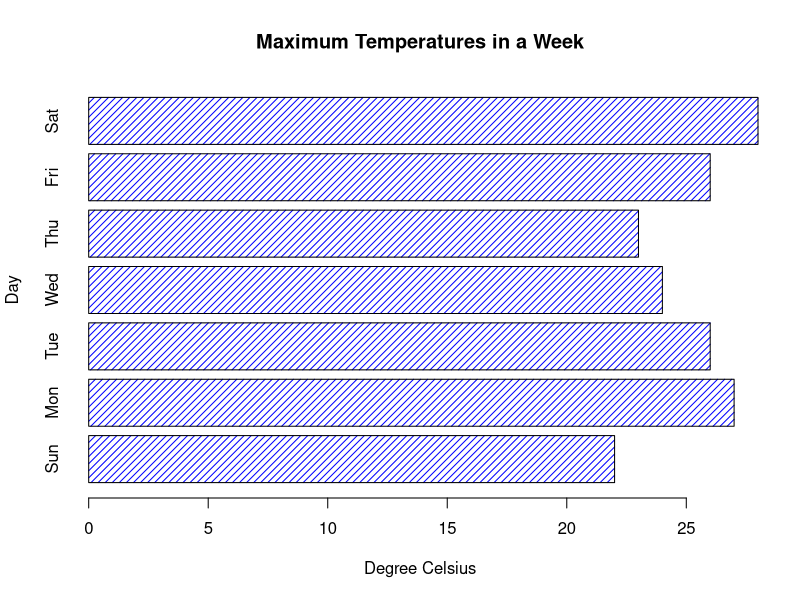
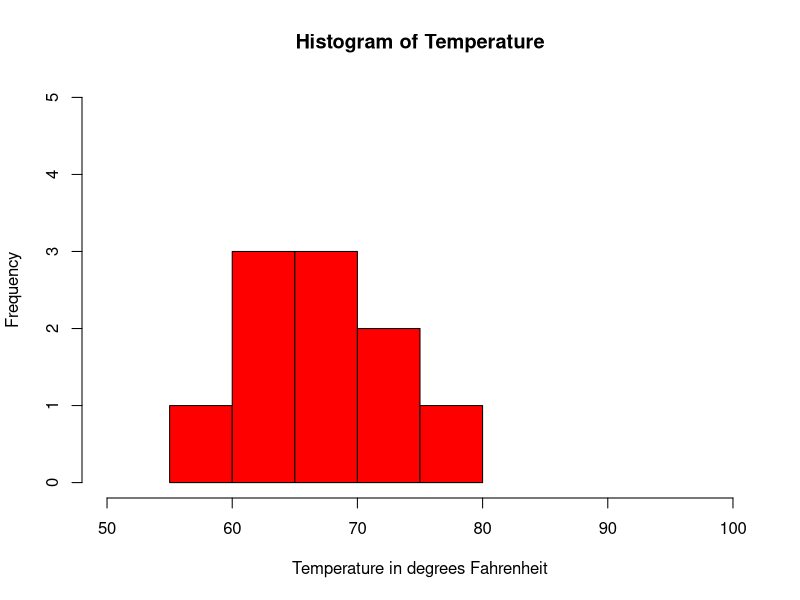
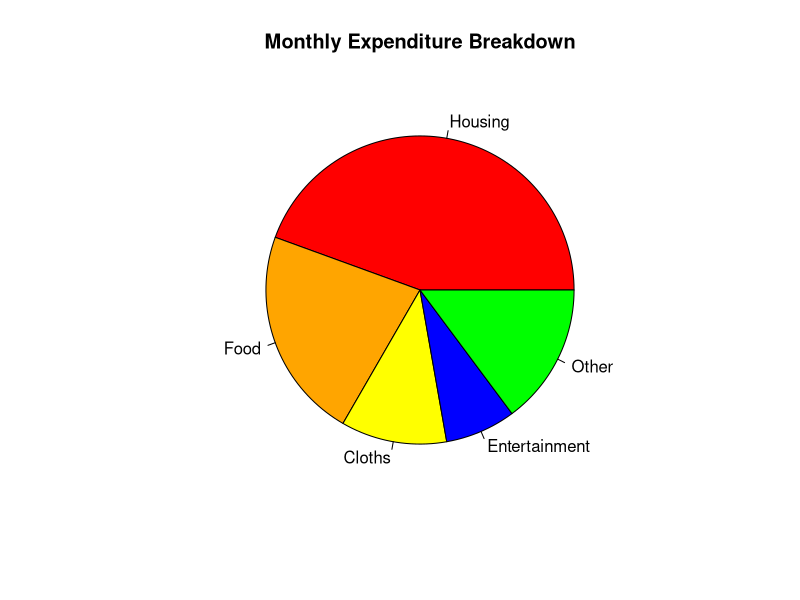
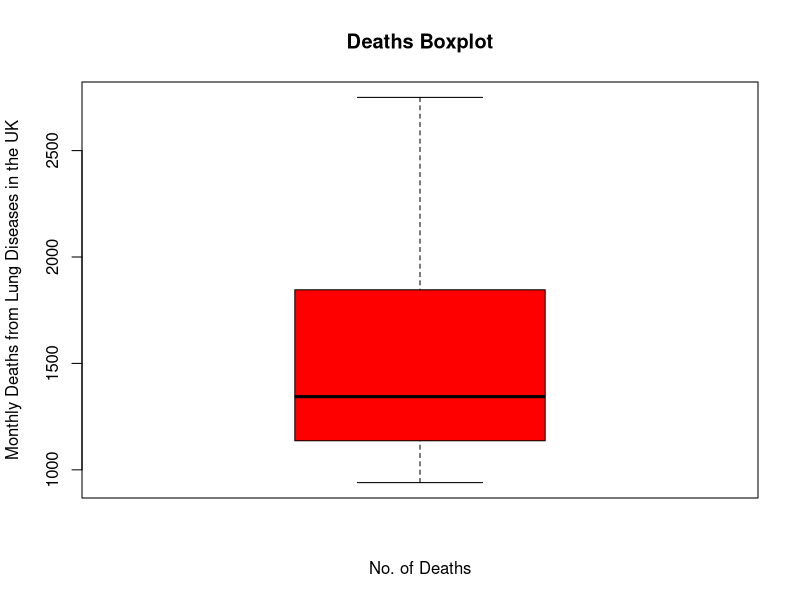
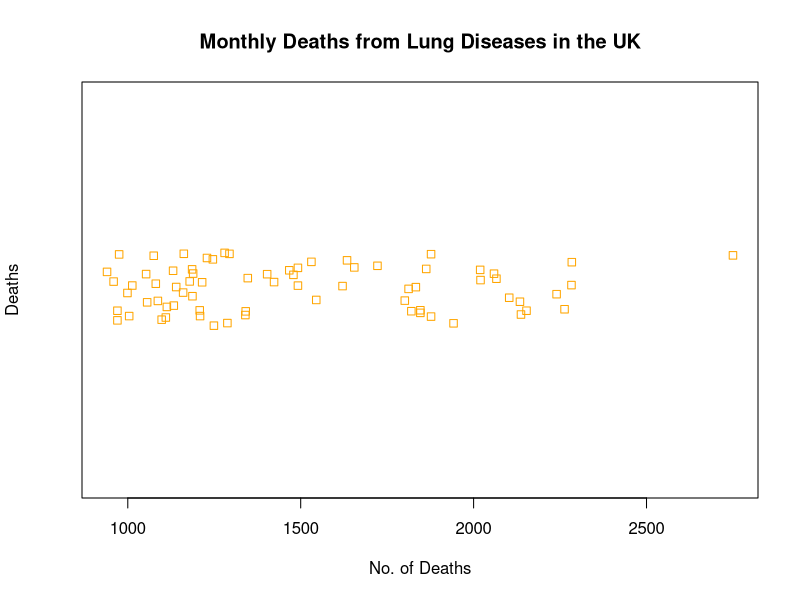
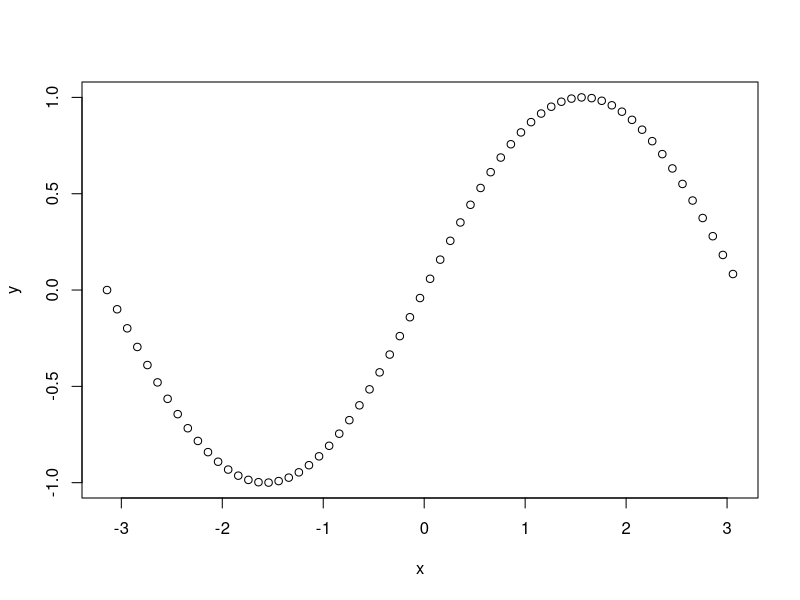

Reproduce these figures in R, in order.
# Résumé des 5 dernières pages.

### Page 2 : R flow Control

## R Booleans (Comparison and Logical Operators)

#Les valeurs booléennes telles que connues sont TRUE (T) et FALSE (F). Tout objet déclaré prenant l'une de ses valeurs appartient à la classe "logical"
# Les opérateurs utilisés pour faire des tests logiques sont == , = , != , < , > , & ,|,! .
# Le test de plusieurs conditions avec & renvoie TRUE si et seulement toutes les conditions sont vraies.
w <- 54
x <- 12
y <- 25
z <- 1
print(w>x & x>y & z>w)

#Celui avec | renvoie TRUE si au moins une condition est vraie.
w <- 54
x <- 12
y <- 25
z <- 1
print(w>x | x>y | z>w)

# L'opérateur ! peut être avec d'autres fonctions intégrées.
x <- 5
print(is.numeric(x) & (x>5 | x==5))


## R if...else
# 
age <- 15
if (age > 18) {
  print("You are eligible to vote.")
} else {
  print("You cannot vote.")
}


## R ifelse() Function
marks <- c(63, 58, 12, 99, 49, 39, 41, 2)
ifelse(marks < 40, "FAIL", "PASS")


## R while Loop
number = 1
sum = 0
while(number <= 10) {
  sum = sum + number
  number = number + 1
}
print(sum)


## R for Loop
numbers = c(2, 3, 12, 14, 5, 19, 23, 64)
for (i in numbers) {
  if( i == 5) {
    break
  }
  print(i)
}


## R break and next
# Break pour arrêter une itération et Next pour continuer


## R repeat Loop
# On utilise l'instruction repeat pour répéter une instuction. Cependant il faut mettre une condition de sortie pour éviter de générer des boucles infinies.
x = 1
repeat {
  print(x)
  if (x > 4) {
    break
  } 
  x = x + 1
}


## R Functions
power <- function(a,b) {
  print(paste("a raised to the power b is: ", a^b))
}
power(3,2)



### Page 3 : R Data Structure

## R Strings
# Dans R les strings sont délimitées par "..." ou '...' . Pour la longueur d'une chaîne de caractère, on peut utiliser la ffonction nchar
# On peut aussi transformer les caractères en majuscules ou en minuscules.

message <- "R Programming"
message_upper <- toupper(message)
cat("Uppercase:", message_upper)

message_lower <- tolower(message)
cat("Lowercase:", message_lower)


## R Vectors
dailyActivities <- c("Eat","Repeat")
cat("Initial Vector:", dailyActivities)
dailyActivities[2] <- "Sleep"
#Ici on a remplacé le deuxième élément du vecteur dailyActivities par "Sleep"

cat("Updated Vector:", dailyActivities)

 
## R Matrix
matrix1 <- matrix(c(1, 2, 3, 4, 5, 6), nrow = 2, ncol = 3, byrow = FALSE)
print(matrix1)
# Pour créer une matrice, on utilise la fonction matrix. Pour concatener deux matrices on utilise les fonctions cbind et rbind.



## R List
list1 <- list(24, "Sabby", 5.4, "Nepal")
# Pour ajouter un élément à une liste, on utilise la fonction append; pour retirer un élément, on fait une indexation négative
append(list1, 3.14)
print(list1[-4])

#Pour savoir si un élément appartient à une liste, on utilise l'opérateur %in% .

## R Array
array1 <- array(c(1:12), dim = c(2,3,2))
print(array1)
# Nous disposons ici deux deux matrices de deux lignes et trois colonnes chacune


## R Data Frame
dataframe1 <- data.frame (
  Name = c("Juan", "Alcaraz", "Simantha"),
  Age = c(22, 15, 19),
  Vote = c(TRUE, FALSE, TRUE)
)
print(dataframe1)

#Pour combiner deux dataframes, on utilise les fonctions rbind (verticalement) et cbind (horizontalement) .


## R Factors
# Un facteur est un vecteur qui contient des valeurs prédéfinies (qui peuvent se répéter).
students_gender <- factor(c("male", "female", "male", "transgender", "female"))
print(students_gender)

### R  Data Visualization

## R Bar Plot
temperatures <- c(22, 27, 26, 24, 23, 26, 28)
result <- barplot(temperatures, 
main = "Maximum Temperatures in a Week", 
xlab = "Degree Celsius",
ylab = "Day",
names.arg = c("Sun", "Mon", "Tue", "Wed", "Thu", "Fri", "Sat"),
col = " blue ",
density = 20,
horiz = TRUE
)
print(result)


## R Histogram
temperatures <- c(67 ,72 ,74 ,62 ,76 ,66 ,65 ,59 ,61 ,69 )
result <- hist(temperatures,
main = "Histogram of Temperature",
xlab = "Temperature in degrees Fahrenheit",
col = " red ",
xlim = c(50,100),
ylim = c(0, 5))
print(result)


## R Pie Chart
expenditure <- c(600, 300, 150, 100, 200)
result <- pie(expenditure,
main = "Monthly Expenditure Breakdown",
labels = c("Housing", "Food", "Cloths", "Entertainment", "Other"),
col = c(" red", " orange", " yellow", " blue", " green")
)
print(result)


## R Boxplot
head(mdeaths)
boxplot(mdeaths,
main="Deaths Boxplot",
ylab="Monthly Deaths from Lung Diseases in the UK",
xlab="No. of Deaths",
col="red ")


## R Strip Chart
stripchart(mdeaths,
main="Monthly Deaths from Lung Diseases in the UK",
xlab="No. of Deaths",
ylab="Deaths",
col="orange ",
method = "jitter")


## R plot() Function
x = seq(-pi,pi,0.1)
y = sin(x)
plot(x,y)


## R Save Plot
#les graphiques peuvent être sauvegardées sous plusieurs formats notamment jpeg, png, pdf 


## Colors in R

# 657 couleurs différentes ont été programmées  sur R. On peut accéder à ces couleurs en les appelant direcetement, ou en utilisant les codes hexadécimaux, ou encore en utilisant les codes RGB.


### R Data manipulation

## R Read and Write CSV Files
# Pour ouvrir un fichier csv, on utilise la fonction read.csv. Pour convertir en fichier csv, on utilise la fonction write.csv.


## R Read and Write xlsx Files
# Pour ouvrir un fichier xlsx, on utilise la fonction read.xlsx. Pour convertir en fichier en xlsx, on utilise la fonction write.xlsx  


## R dataset
# R dispose de données intégrées. Pour y accéder, on utilise la fonction data()


## R min() and max()
# Sur R nous avons les fonctions min et max qui nous permettent de trouver le minimum et le maximum d'une liste.


## R Mean, Median, and Mode

# R nous permet de calculer la moyenne, d'obtenir la médianne.
marks <- c(97, 78, 57, 64, 87)
result <- mean(marks)
result2 <- median(marks)
print(result)
print(result2)

# Pour obtenir le mode, on doit définir une fonction
marks <- c(97, 78, 57,78, 97, 66, 87, 64, 87, 78)
mode = function() {
  return(names(sort(-table(marks)))[1])
}
mode()


## R Percentile
# Pour calculer les percentiles, on utilise la fonction intégrée quantile()


### R Additional Topics
## R Date
# Des fonctions intégrées de R nous permettent d'avoir la date et l'heure exactes notamment Sys.Date(), Sys.time(), now()


## R Objects and Classes
# Les classes de R sont S3 et S4











